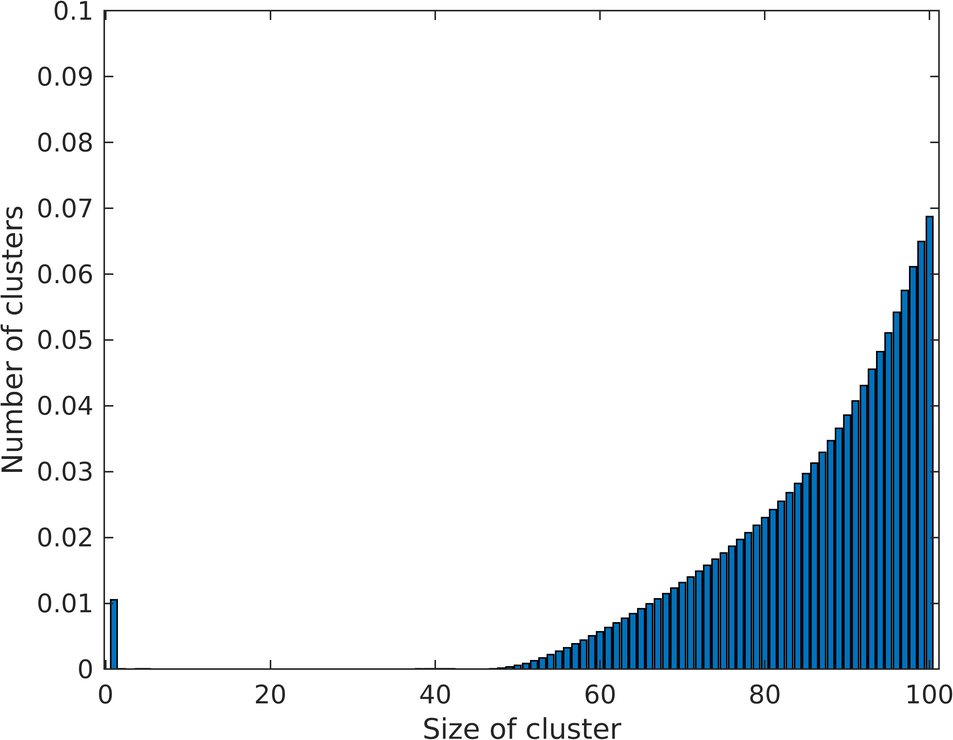
#> input picture homogeneous/coag_and_shed_bar/K_cst_IC_100_lam_0.01.png, 953 x 740 px, shrunk from 3095 x 2404 before the run
$ python plots_lam_sweep.py
#> lines starting #> are read from the running program, lines starting #| are printed output that depends on the picture
import scipy.io
import numpy as np
import matplotlib.pyplot as plt
import matplotlib.image as mpimg

img1 = mpimg.imread('K_cst_IC_100_lam_0.01.png')
#> img1 is the input picture: shape (740, 953, 3) float32; mean R, G, B 0.897, 0.921, 0.937
img2 = mpimg.imread('K_cst_IC_100_lam_0.1.png')
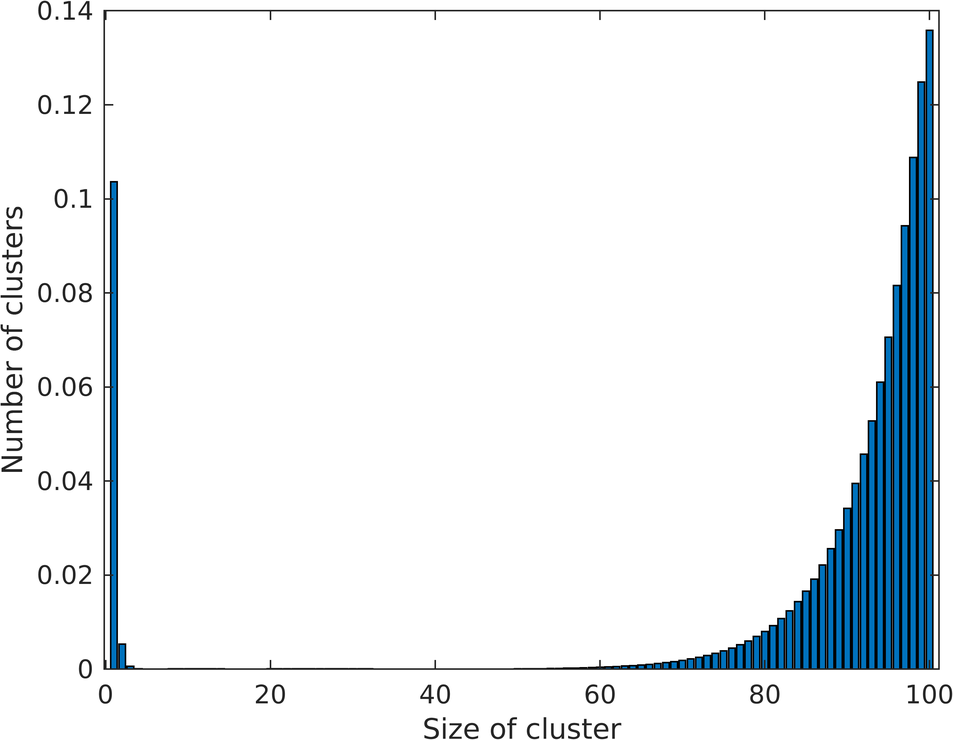
#> input picture homogeneous/coag_and_shed_bar/K_cst_IC_100_lam_0.1.png, 953 x 740 px, shrunk from 3095 x 2404 before the run
#> img2 is the input picture: shape (740, 953, 3) float32; mean R, G, B 0.923, 0.94, 0.952
img3 = mpimg.imread('K_cst_IC_100_lam_1.png')
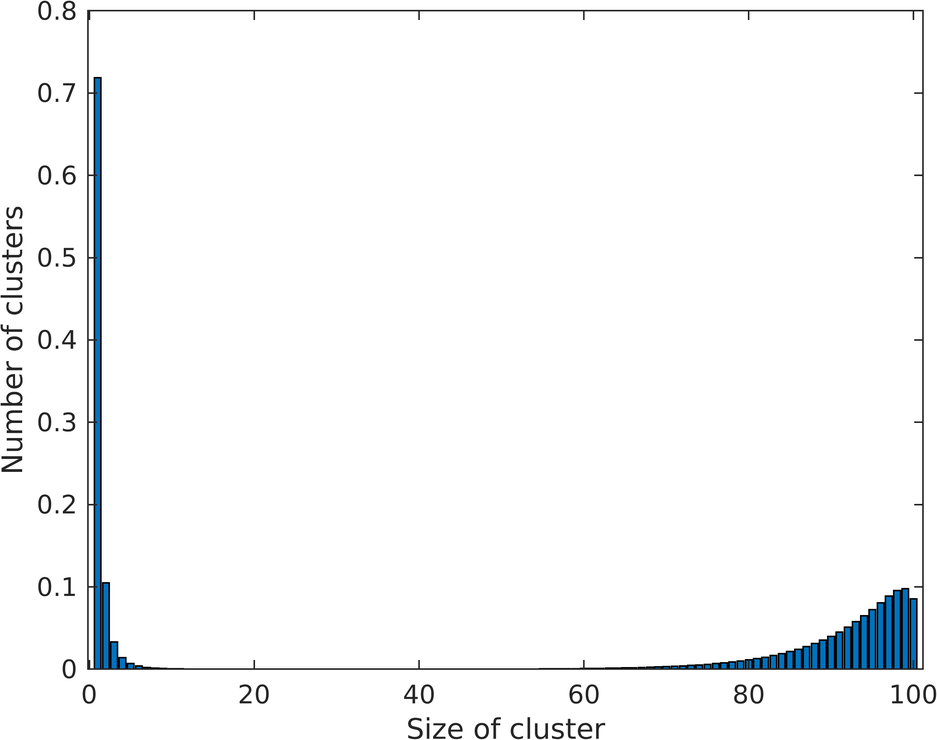
#> input picture homogeneous/coag_and_shed_bar/K_cst_IC_100_lam_1.png, 937 x 740 px, shrunk from 3042 x 2404 before the run
#> img3 is the input picture: shape (740, 937, 3) float32; mean R, G, B 0.968, 0.973, 0.976
img4 = mpimg.imread('K_cst_IC_100_lam_10.png')
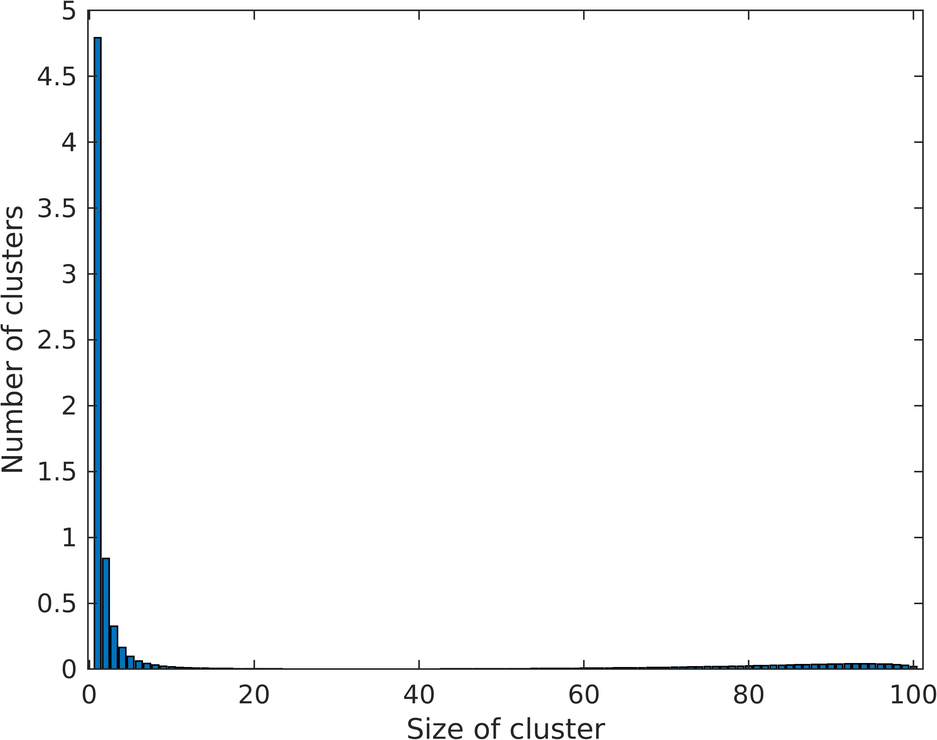
#> input picture homogeneous/coag_and_shed_bar/K_cst_IC_100_lam_10.png, 937 x 740 px, shrunk from 3042 x 2403 before the run
#> img4 is the input picture: shape (740, 937, 3) float32; mean R, G, B 0.975, 0.978, 0.98
img5 = mpimg.imread('K_cst_IC_100_lam_100_zoomed_out.png')
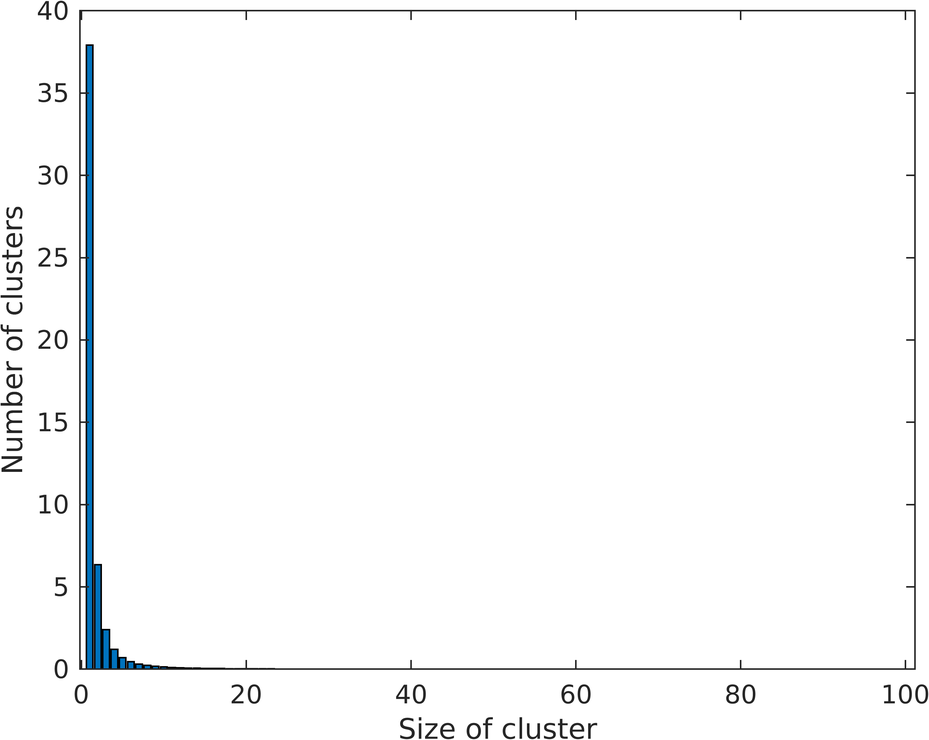
#> input picture homogeneous/coag_and_shed_bar/K_cst_IC_100_lam_100_zoomed_out.png, 929 x 740 px, shrunk from 3016 x 2404 before the run
#> img5 is the input picture: shape (740, 929, 3) float32; mean R, G, B 0.977, 0.98, 0.981


#cols = ['q = {}'.format(col) for col in ['0.1', '0.01', '0.001']]
#rows = ['b = {}'.format(row) for row in ['0.1', '0.01', '0.001']]


fig, axes = plt.subplots(nrows=2, ncols=3, figsize=(12, 8))

# [9 lines of commented-out code are left out]
plt.subplot(2,3,1)
plt.imshow(img1)

plt.subplot(2,3,2)
plt.imshow(img2)

plt.subplot(2,3,3)
plt.imshow(img3)

plt.subplot(2,3,4)
plt.imshow(img4)

plt.subplot(2,3,5)
plt.imshow(img5)

# [11 lines of commented-out code are left out]
plt.show()
